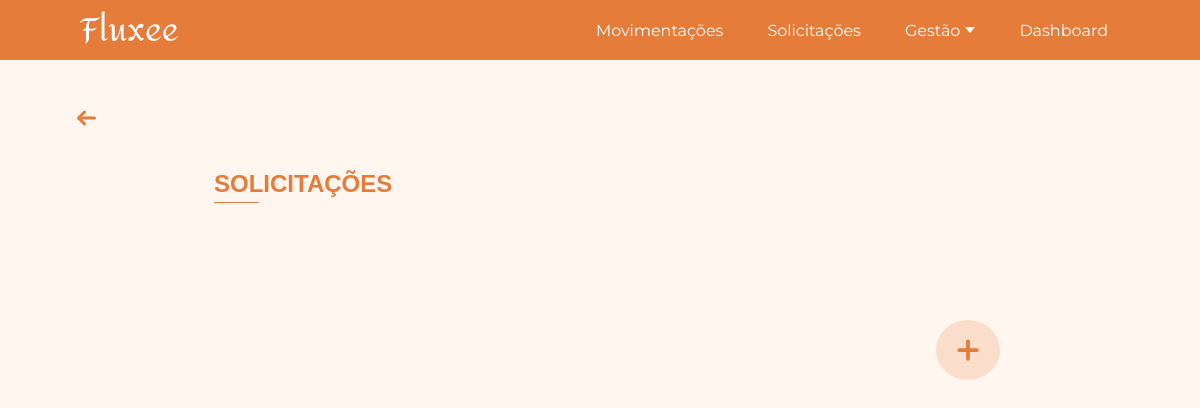
Page /solicitacoes/ (signed in) on the earlier database version.
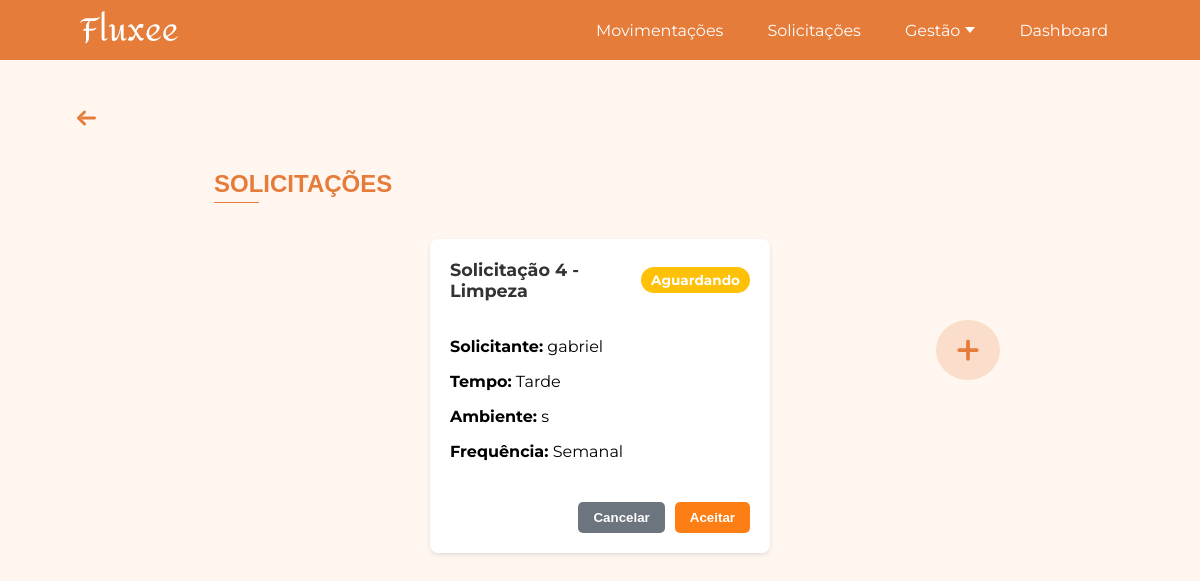
Same page on the later database version.
### app/models.py (models this page shows, shortened)
class SolicitacaoLimpeza(db.Model):
    __tablename__ = 'solicitacao_limpeza'
    id = db.Column(db.Integer, primary_key=True)
    solicitante = db.Column(db.String(200))
    servico_id = db.Column(db.Integer, db.ForeignKey('services.id'), nullable=True)
    tempo = db.Column(db.String)
    ambiente = db.Column(db.String)
    frequencia = db.Column(db.String)
    status = db.Column(db.String(50), nullable=False, default="Aguardando")

### app/view.py (the view)
@app.route('/solicitacoes/')
@login_required
def solicitacoes():
    solicitacoes_produto_models = Solicitacao.query.options(db.joinedload(Solicitacao.disciplina), db.joinedload(Solicitacao.produto)).filter_by(status="Aguardando").all()
    solicitacoes_produto_dto = [
        SolicitacaoProdutoDTO(
            id=s.id,
            nome=s.nome,
            disciplina_nome=s.disciplina.nome if s.disciplina else "N/A",
            produto_nome=s.produto.nome if s.produto else "N/A",
            quantidade=s.quantidade,
            data_limite=s.data_limite,
            finalidade=s.finalidade,
            status=s.status
        ) for s in solicitacoes_produto_models
    ]
    solicitacoes_transporte_models = SolicitacaoTransporte.query.filter_by(status="Aguardando").all()
    solicitacoes_transporte_dto = [
        SolicitacaoTransporteDTO(
            id=s.id,
            solicitante=s.solicitante,
            servico_id=s.servico_id,
            data_saida=s.data_saida,
            data_retorno=s.data_retorno,
            quantidade_de_onibus=s.quantidade_de_onibus,
            horario_de_saida=s.horario_de_saida,
            horario_de_chegada=s.horario_de_chegada,
            status=s.status
        ) for s in solicitacoes_transporte_models
    ]
    solicitacoes_seguranca_models = SolicitacaoSeguranca.query.filter_by(status="Aguardando").all()
    solicitacoes_seguranca_dto = [
        SolicitacaoSegurancaDTO(
            id=s.id,
            solicitante=s.solicitante,
            servico_id=s.servico_id,
            data_inicio=s.data_inicio,
            area_atuacao=s.area_atuacao,
            turno=s.turno,
            status=s.status
        ) for s in solicitacoes_seguranca_models
    ]
    solicitacoes_limpeza_models = SolicitacaoLimpeza.query.filter_by(status="Aguardando").all()
    solicitacoes_limpeza_dto = [
        SolicitacaoLimpezaDTO(
            id=s.id,
            solicitante=s.solicitante,
            servico_id=s.servico_id,
            tempo=s.tempo,
            ambiente=s.ambiente,
            frequencia=s.frequencia,
            status=s.status
        ) for s in solicitacoes_limpeza_models
    ]
    solicitacoes = solicitacoes_produto_dto + solicitacoes_transporte_dto + solicitacoes_seguranca_dto + solicitacoes_limpeza_dto
    return render_template(
        'solicitacoes.html',
        solicitacoes=solicitacoes,
    )

### app/models.py (called while the page is built)
@login_manager.user_loader
def load_user(user_id):
    return User.query.get(int(user_id))

### app/templates/solicitacoes.html (shortened to what this page needs)
<!DOCTYPE html>
<html lang="pt-BR">
<head>
    <link rel="stylesheet" href="{{ url_for('static', filename='css/home.css') }}">
    <link rel="stylesheet" href="{{ url_for('static', filename='css/solicitacoes.css') }}">
</head>
<body>
    {% include 'componentes/alertas/alerta_sucesso.html' %}
    {% include 'componentes/header/header.html' %}
{% with texto="SOLICITAÇÕES" %}
        {% include 'componentes/titulos/titulo.html' %}
    {% endwith %}
    <div class="gestao-botao">
        {% include 'componentes/botoes/botao_gestao_add_solicitacao.html' %}
    </div>
    <div class="solicitacoes-container">
        {% for solicitacao in solicitacoes %}
            {% include 'componentes/cards/card_solicitacao.html' %}
        {% endfor %}
    </div>
</body>
</html>

### app/templates/componentes/alertas/alerta_sucesso.html (shortened to what this page needs)
<link rel="stylesheet" href="{{ url_for('static', filename='css/diversos/alerta_sucesso.css') }}">

### app/templates/componentes/header/header.html (shortened to what this page needs)
<header class="site-header">
  <div class="container">
    <a href="/" class="logo">
      <img src="{{ url_for('static', filename='images/fluxee2.png') }}" alt="Logo Fluxeé">
    </a>
    <nav class="nav">
      <ul>
        <li><a href="{{ url_for('movimentacoes') }}">Movimentações</a></li>
        <li><a href="{{ url_for('solicitacoes') }}">Solicitações</a></li>
        <li class="dropdown_gestao">
          <a href="#" class="dropbtn">
            Gestão <span class="arrow"></span>
          </a>
        </li>
        <li><a href="{{ url_for('dashboard') }}">Dashboard</a></li>
      </ul>
    </nav>
  </div>
</header>
<link rel="stylesheet" href="{{ url_for('static', filename='css/header.css') }}">

### app/templates/componentes/titulos/titulo.html
<div class="titulo-container">
    <div class="seta-container">
        <a href="{{ url_for('home') }}" class="titulo-voltar" title="Voltar para a página inicial">
            <svg xmlns="http://www.w3.org/2000/svg" width="45" height="24" fill="none" stroke="#E57C3A" stroke-width="3" stroke-linecap="round" stroke-linejoin="round" viewBox="0 0 24 24">
                <line x1="8" y1="12" x2="20" y2="12" />
                <polyline points="10 6 4 12 10 18" />
            </svg>
        </a>
    </div>
    <div class="titulo-linha">
        <h1 class="titulo">{{ texto }}</h1>
    </div>
</div>
<link rel="stylesheet" href="{{ url_for('static', filename='css/diversos/titulo.css') }}">

### app/templates/componentes/botoes/botao_gestao_add_solicitacao.html
<a href="{{ url_for('adicionar_solicitacao') }}" class="botao-adicionar" title="Adicionar novo produto">
    <svg xmlns="http://www.w3.org/2000/svg" width="24" height="24" fill="none" stroke="#E57C3A" stroke-width="3" stroke-linecap="round" stroke-linejoin="round" viewBox="0 0 24 24">
        <line x1="12" y1="5" x2="12" y2="19"/>
        <line x1="5" y1="12" x2="19" y2="12"/>
    </svg>
</a>
<link rel="stylesheet" href="{{ url_for('static', filename='css/botoes/botao_gestao_add_produto.css') }}">

### app/templates/componentes/cards/card_solicitacao.html
<div class="solicitacao-card">
    <div class="header">
        <span class="id-solicitacao">Solicitação {{ solicitacao.id }} - {{ solicitacao.categoria }}</span>
        <span class="status {{ solicitacao.status | lower }}">{{ solicitacao.status }}</span>
    </div>
    <div class="content">
        <p><strong>Solicitante:</strong> {{ solicitacao.solicitante }}</p>
        {% if solicitacao.categoria == "Transporte" %}
            <p><strong>Data de Saída:</strong> {{ solicitacao.data_saida }}</p>
            <p><strong>Data de Retorno:</strong> {{ solicitacao.data_retorno }}</p>
            <p><strong>Ônibus:</strong> {{ solicitacao.quantidade_de_onibus }}</p>
            <p><strong>Horário Saída:</strong> {{ solicitacao.horario_de_saida }}</p>
            <p><strong>Horário Chegada:</strong> {{ solicitacao.horario_de_chegada }}</p>
        {% elif solicitacao.categoria == "Limpeza" %}
            <p><strong>Tempo:</strong> {{ solicitacao.tempo }}</p>
            <p><strong>Ambiente:</strong> {{ solicitacao.ambiente }}</p>
            <p><strong>Frequência:</strong> {{ solicitacao.frequencia }}</p>
        {% elif solicitacao.categoria == "Segurança" %}
            <p><strong>Data de Início:</strong> {{ solicitacao.data_inicio }}</p>
            <p><strong>Área de Atuação:</strong> {{ solicitacao.area_atuacao }}</p>
            <p><strong>Turno:</strong> {{ solicitacao.turno }}</p>
        {% elif solicitacao.categoria == "Produto" %}
            <p><strong>Nome:</strong> {{ solicitacao.nome }}</p>
            <p><strong>Finalidade:</strong> {{ solicitacao.finalidade }}</p>
        {% endif %}
    </div>
    <div class="actions">
        {% if solicitacao.status != "Concluido" and solicitacao.status != "Cancelado" %}
        <button type="button" class="btn-cancelar open-confirmation-modal"
                data-solicitacao-id="{{ solicitacao.id }}"
                data-solicitacao-categoria="{{ solicitacao.categoria }}"
                data-new-status="Cancelado"
                data-confirmation-message="Tem certeza que deseja cancelar esta solicitação (ID: {{ solicitacao.id }})?">
            Cancelar
        </button>
        <button type="button" class="btn-aceitar open-confirmation-modal"
                data-solicitacao-id="{{ solicitacao.id }}"
                data-solicitacao-categoria="{{ solicitacao.categoria }}"
                data-new-status="Concluido"
                data-confirmation-message="Tem certeza que deseja aceitar esta solicitação (ID: {{ solicitacao.id }})?">
            Aceitar
        </button>
        {% endif %}
    </div>
</div>

### app/static/css/home.css (style rules this page uses)
html, body { margin: 0; padding: 0; font-family: 'Montserrat', Arial, sans-serif; background-color: #FFF6F0; }
.gestao-botao { display: flex; align-items: flex-start; }

### app/static/css/solicitacoes.css (style rules this page uses)
.solicitacoes-container { width: 80%; margin-inline: auto ; display: flex; flex-wrap: wrap; gap: 20px; padding: 20px; justify-content: center; }
.solicitacao-card { background-color: #fff; border-radius: 8px; box-shadow: 0 2px 4px rgba(0, 0, 0, 0.1); width: 300px; padding: 20px; display: flex; flex-direction: column; gap: 10px; }
.solicitacao-card .header { display: flex; justify-content: space-between; align-items: center; margin-bottom: 10px; }
.solicitacao-card .id-solicitacao { font-size: 1.1em; font-weight: bold; color: #333; }
.solicitacao-card .status { padding: 5px 10px; border-radius: 20px; font-size: 0.85em; font-weight: bold; color: #fff; }
.solicitacao-card .status.aguardando { background-color: #ffc107; }
.solicitacao-card .content { margin-bottom: 15px; }
.solicitacao-card .actions { display: flex; justify-content: flex-end; gap: 10px; margin-top: auto; }
.solicitacao-card .btn-cancelar, .solicitacao-card .btn-aceitar { padding: 8px 15px; border: none; border-radius: 5px; cursor: pointer; font-weight: bold; transition: background-color 0.2s ease; }
.solicitacao-card .btn-cancelar { background-color: #6c757d; color: #fff; }
.solicitacao-card .btn-aceitar { background-color: #fd7e14; color: #fff; }

### app/static/css/header.css (style rules this page uses)
.site-header { background-color: #E57C3A; width: 100%; height: 65px; max-height: 60px; color: white; display: flex; align-items: center; padding: 0 80px; box-sizing: border-box; }
.site-header .container { display: flex; justify-content: space-between; align-items: center; width: 100%; margin: 0 auto; padding-right: 0; }
.logo { font-size: 1.5rem; font-weight: bold; }
.nav ul { display: flex; list-style: none; margin: 0; padding: 0; font-family: 'Montserrat', sans-serif; gap: 20px; }
.nav li { position: relative; margin: 0; }
.nav a { display: inline-flex; align-items: center; text-decoration: none; color: white; font-family: 'Montserrat', sans-serif; padding: 8px 12px; transition: color 0.3s ease; }
.nav li.dropdown_gestao .dropbtn { cursor: pointer; display: inline-flex; align-items: center; gap: 5px; }
.nav li.dropdown_gestao .arrow { display: inline-block; width: 0; height: 0; border-left: 5px solid transparent; border-right: 5px solid transparent; border-top: 6px solid white; transition: transform 0.3s ease; }

### app/static/css/diversos/titulo.css (style rules this page uses)
.titulo-container { margin-left: 64px; margin-top: 46px; display: block; }
.seta-container { margin-bottom: 20px; }
.titulo-voltar { text-decoration: none; display: inline-flex; align-items: center; transition: transform 0.2s ease; }
.titulo-linha .titulo { color: #E57C3A; margin-left: 150px; font-size: 24px; font-weight: 600; font-family: Arial, Helvetica, sans-serif; position: relative; display: inline-block; }
.titulo-linha .titulo::after { content: ""; display: block; width: 45px; height: 1px; background-color: #E57C3A; margin-top: 4px; border-radius: 2px; }

### app/static/css/botoes/botao_gestao_add_produto.css (style rules this page uses)
.botao-adicionar { display: flex; align-items: center; justify-content: center; width: 64px; height: 60px; border-radius: 50%; background-color: rgba(229, 124, 58, 0.2); text-decoration: none; cursor: pointer; transition: transform 0.2s ease, box-shadow 0.2s ease; position: fixed; right: 150px; top: 350px; z-index: 1000; }
.botao-adicionar svg { width: 30px; height: 30px; stroke: #E57C3A; }
@media (max-width: 2100px) { .botao-adicionar { right: 80px; } }
@media (max-width: 1400px) { .botao-adicionar { position: fixed; top: 320px; right: 200px; z-index: 2000; transform: none; } }

Differences in the rows shown:
added SolicitacaoLimpeza: id "4", categoria "Limpeza", status "Aguardando", solicitante "gabriel", tempo "Tarde", ambiente "s", frequencia "Semanal"
